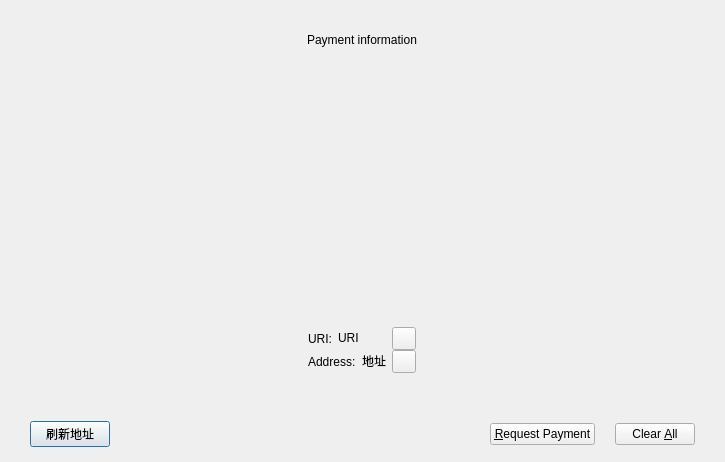
<?xml version="1.0" encoding="UTF-8"?>
<ui version="4.0">
 <class>ReceiveRequestDialog</class>
 <widget class="QDialog" name="ReceiveRequestDialog">
  <property name="geometry">
   <rect>
    <x>0</x>
    <y>0</y>
    <width>725</width>
    <height>462</height>
   </rect>
  </property>
  <layout class="QVBoxLayout" name="verticalLayout_2">
   <property name="spacing">
    <number>0</number>
   </property>
   <property name="leftMargin">
    <number>0</number>
   </property>
   <property name="topMargin">
    <number>0</number>
   </property>
   <property name="rightMargin">
    <number>0</number>
   </property>
   <property name="bottomMargin">
    <number>0</number>
   </property>
   <item>
    <spacer name="verticalSpacer">
     <property name="orientation">
      <enum>Qt::Vertical</enum>
     </property>
     <property name="sizeHint" stdset="0">
      <size>
       <width>20</width>
       <height>1</height>
      </size>
     </property>
    </spacer>
   </item>
   <item>
    <widget class="QWidget" name="widgetPaymentInformation" native="true">
     <layout class="QVBoxLayout" name="verticalLayout">
      <property name="spacing">
       <number>15</number>
      </property>
      <property name="leftMargin">
       <number>30</number>
      </property>
      <property name="topMargin">
       <number>30</number>
      </property>
      <property name="rightMargin">
       <number>30</number>
      </property>
      <property name="bottomMargin">
       <number>30</number>
      </property>
      <item alignment="Qt::AlignHCenter|Qt::AlignVCenter">
       <widget class="QLabel" name="labelPaymentInformation">
        <property name="sizePolicy">
         <sizepolicy hsizetype="Preferred" vsizetype="Maximum">
          <horstretch>0</horstretch>
          <verstretch>0</verstretch>
         </sizepolicy>
        </property>
        <property name="text">
         <string>Payment information</string>
        </property>
       </widget>
      </item>
      <item alignment="Qt::AlignHCenter|Qt::AlignVCenter">
       <widget class="QWidget" name="widgetQRMargin" native="true">
        <property name="sizePolicy">
         <sizepolicy hsizetype="Preferred" vsizetype="Maximum">
          <horstretch>0</horstretch>
          <verstretch>0</verstretch>
         </sizepolicy>
        </property>
        <layout class="QVBoxLayout" name="verticalLayout_5">
         <property name="spacing">
          <number>0</number>
         </property>
         <property name="leftMargin">
          <number>40</number>
         </property>
         <property name="topMargin">
          <number>40</number>
         </property>
         <property name="rightMargin">
          <number>40</number>
         </property>
         <property name="bottomMargin">
          <number>40</number>
         </property>
         <item>
          <widget class="QWidget" name="widgetQRFrame" native="true">
           <layout class="QVBoxLayout" name="verticalLayout_6">
            <property name="spacing">
             <number>0</number>
            </property>
            <property name="leftMargin">
             <number>0</number>
            </property>
            <property name="topMargin">
             <number>0</number>
            </property>
            <property name="rightMargin">
             <number>0</number>
            </property>
            <property name="bottomMargin">
             <number>0</number>
            </property>
            <item>
             <widget class="QRImageWidget" name="lblQRCode">
              <property name="sizePolicy">
               <sizepolicy hsizetype="Minimum" vsizetype="Minimum">
                <horstretch>0</horstretch>
                <verstretch>0</verstretch>
               </sizepolicy>
              </property>
              <property name="minimumSize">
               <size>
                <width>170</width>
                <height>170</height>
               </size>
              </property>
              <property name="maximumSize">
               <size>
                <width>170</width>
                <height>170</height>
               </size>
              </property>
              <property name="toolTip">
               <string>QR Code</string>
              </property>
              <property name="textFormat">
               <enum>Qt::PlainText</enum>
              </property>
              <property name="alignment">
               <set>Qt::AlignCenter</set>
              </property>
              <property name="wordWrap">
               <bool>true</bool>
              </property>
             </widget>
            </item>
           </layout>
          </widget>
         </item>
        </layout>
       </widget>
      </item>
      <item alignment="Qt::AlignHCenter|Qt::AlignVCenter">
       <widget class="QWidget" name="widgetAddrData" native="true">
        <property name="sizePolicy">
         <sizepolicy hsizetype="Preferred" vsizetype="Maximum">
          <horstretch>0</horstretch>
          <verstretch>0</verstretch>
         </sizepolicy>
        </property>
        <layout class="QGridLayout" name="gridLayout">
         <property name="leftMargin">
          <number>0</number>
         </property>
         <property name="topMargin">
          <number>0</number>
         </property>
         <property name="rightMargin">
          <number>0</number>
         </property>
         <property name="bottomMargin">
          <number>0</number>
         </property>
         <property name="verticalSpacing">
          <number>0</number>
         </property>
         <item row="0" column="0" alignment="Qt::AlignLeft">
          <widget class="QWidget" name="widgetURI" native="true">
           <layout class="QHBoxLayout" name="horizontalLayout_2">
            <property name="leftMargin">
             <number>0</number>
            </property>
            <property name="topMargin">
             <number>0</number>
            </property>
            <property name="rightMargin">
             <number>0</number>
            </property>
            <property name="bottomMargin">
             <number>0</number>
            </property>
            <item>
             <widget class="QLabel" name="labelURIName">
              <property name="text">
               <string>URI:</string>
              </property>
             </widget>
            </item>
            <item>
             <widget class="QLabel" name="labelURI">
              <property name="text">
               <string>URI</string>
              </property>
              <property name="textInteractionFlags">
               <set>Qt::LinksAccessibleByMouse|Qt::TextSelectableByMouse</set>
              </property>
             </widget>
            </item>
           </layout>
          </widget>
         </item>
         <item row="0" column="1">
          <widget class="QToolButton" name="btnCopyURI"/>
         </item>
         <item row="1" column="0" alignment="Qt::AlignLeft">
          <widget class="QWidget" name="widgetAddress" native="true">
           <layout class="QHBoxLayout" name="horizontalLayout_3">
            <property name="leftMargin">
             <number>0</number>
            </property>
            <property name="topMargin">
             <number>0</number>
            </property>
            <property name="rightMargin">
             <number>0</number>
            </property>
            <property name="bottomMargin">
             <number>0</number>
            </property>
            <item>
             <widget class="QLabel" name="labelAddressName">
              <property name="text">
               <string>Address:</string>
              </property>
             </widget>
            </item>
            <item>
             <widget class="QLabel" name="labelAddress">
              <property name="text">
               <string>地址</string>
              </property>
              <property name="textInteractionFlags">
               <set>Qt::LinksAccessibleByMouse|Qt::TextSelectableByMouse</set>
              </property>
             </widget>
            </item>
           </layout>
          </widget>
         </item>
         <item row="1" column="1">
          <widget class="QToolButton" name="btnCopyAddress"/>
         </item>
        </layout>
       </widget>
      </item>
     </layout>
    </widget>
   </item>
   <item>
    <spacer name="verticalSpacer_2">
     <property name="orientation">
      <enum>Qt::Vertical</enum>
     </property>
     <property name="sizeHint" stdset="0">
      <size>
       <width>20</width>
       <height>0</height>
      </size>
     </property>
    </spacer>
   </item>
   <item>
    <widget class="QWidget" name="buttonsContainerWhite" native="true">
     <layout class="QVBoxLayout" name="verticalLayout_4">
      <property name="leftMargin">
       <number>30</number>
      </property>
      <property name="topMargin">
       <number>15</number>
      </property>
      <property name="rightMargin">
       <number>30</number>
      </property>
      <property name="bottomMargin">
       <number>15</number>
      </property>
      <item>
       <layout class="QHBoxLayout" name="horizontalLayout">
        <property name="spacing">
         <number>20</number>
        </property>
        <item>
         <widget class="QPushButton" name="btnRefreshAddress">
          <property name="text">
           <string>刷新地址</string>
          </property>
         </widget>
        </item>
        <item>
         <spacer name="horizontalSpacer">
          <property name="orientation">
           <enum>Qt::Horizontal</enum>
          </property>
          <property name="sizeHint" stdset="0">
           <size>
            <width>40</width>
            <height>20</height>
           </size>
          </property>
         </spacer>
        </item>
        <item>
         <widget class="QPushButton" name="btnRequestPayment">
          <property name="text">
           <string>&amp;Request Payment</string>
          </property>
         </widget>
        </item>
        <item>
         <widget class="QPushButton" name="btnClear">
          <property name="text">
           <string>Clear &amp;All</string>
          </property>
         </widget>
        </item>
       </layout>
      </item>
     </layout>
    </widget>
   </item>
  </layout>
 </widget>
 <customwidgets>
  <customwidget>
   <class>QRImageWidget</class>
   <extends>QLabel</extends>
   <header>qt/receiverequestdialog.h</header>
  </customwidget>
 </customwidgets>
 <resources/>
 <connections/>
</ui>
